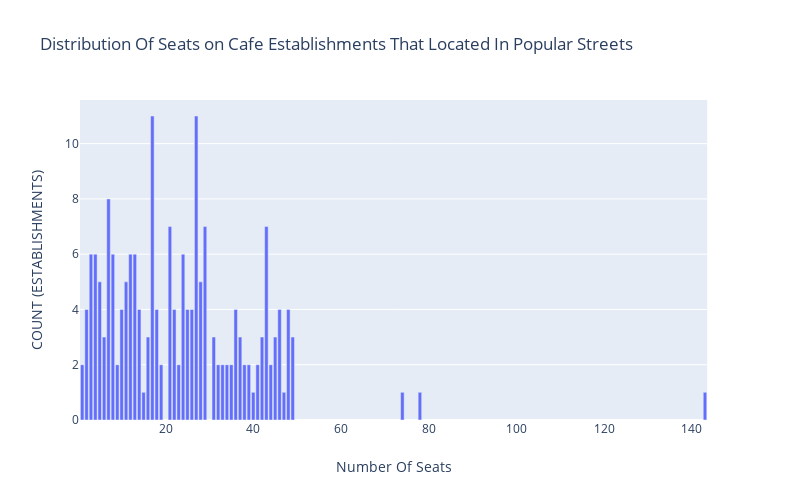

This figure's notebook cell:
### Code cell
# plotting a distribution graph
fig = px.bar(many_cafe_seat, x='number', y='id', title='Distribution Of Seats on Cafe Establishments That Located In Popular Streets',labels={'number':'Number Of Seats', 'id':'COUNT (ESTABLISHMENTS)'})
fig.update_layout(width=800,height=500)
fig.show()

### Figure 1 — Plotly figure (JSON) as saved in the notebook; plotly's stock layout.template omitted (floating-point values rounded to 4 significant figures)
{"data": [{"alignmentgroup": "True", "hoverlabel": {"namelength": 0}, "hovertemplate": "Number Of Seats=%{x}<br>COUNT (ESTABLISHMENTS)=%{y}", "legendgroup": "", "marker": {"color": "#636efa"}, "name": "", "offsetgroup": "", "orientation": "v", "showlegend": false, "textposition": "auto", "type": "bar", "x": [1, 2, 3, 4, 5, 6, 7, 8, 9, 10, 11, 12, 13, 14, 15, 16, 17, 18, 19, 21, 22, 23, 24, 25, 26, 27, 28, 29, 31, 32, 33, 34, 35, 36, 37, 38, 39, 40, 41, 42, 43, 44, 45, 46, 47, 48, 49, 74, 78, 143], "xaxis": "x", "y": [2, 4, 6, 6, 5, 3, 8, 6, 2, 4, 5, 6, 6, 4, 1, 3, 11, 4, 2, 7, 4, 2, 6, 4, 4, 11, 5, 7, 3, 2, 2, 2, 2, 4, 3, 2, 2, 1, 2, 3, 7, 2, 3, 4, 1, 4, 3, 1, 1, 1], "yaxis": "y"}], "layout": {"barmode": "relative", "height": 500, "legend": {"tracegroupgap": 0}, "title": {"text": "Distribution Of Seats on Cafe Establishments That Located In Popular Streets"}, "width": 800, "xaxis": {"anchor": "y", "domain": [0, 0.98], "title": {"text": "Number Of Seats"}}, "yaxis": {"anchor": "x", "domain": [0, 1], "title": {"text": "COUNT (ESTABLISHMENTS)"}}}}
